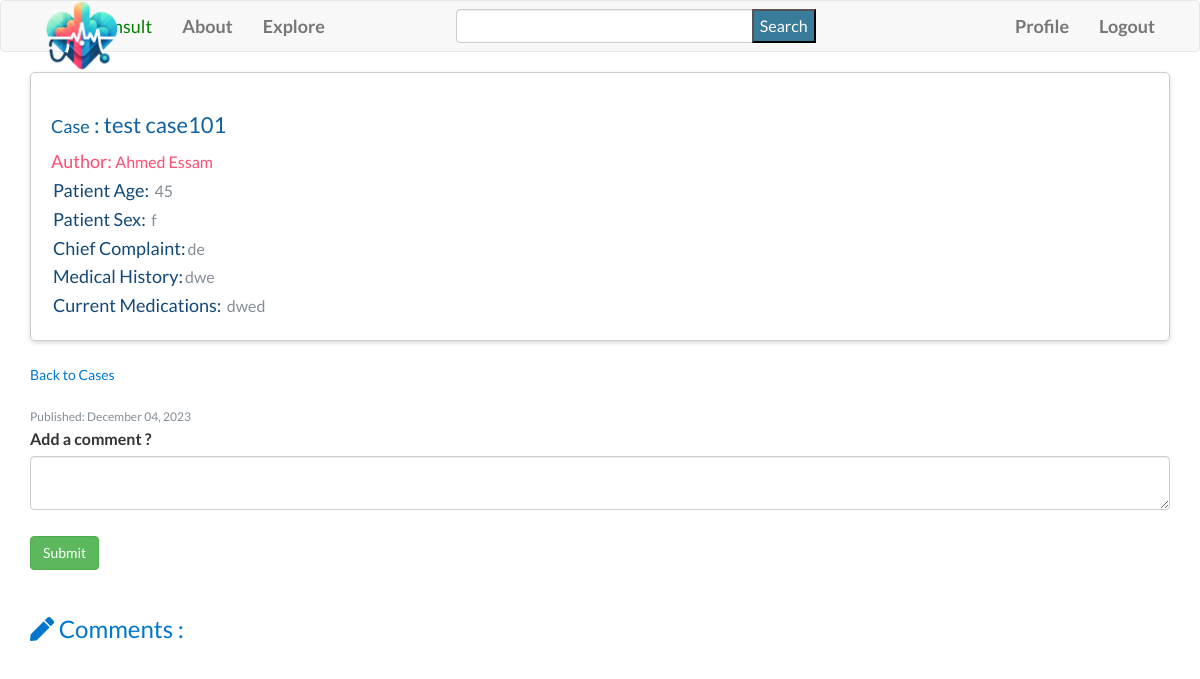
Screenshot of /show_case/4 (signed in) with the database file from the repository.
### app/models.py (models this page shows, shortened)
class Case(db.Model):
    id = db.Column(db.Integer, primary_key=True)
    title = db.Column(db.String(140))
    question = db.Column(db.String(140))
    patient_age = db.Column(db.String(20))
    patient_sex = db.Column(db.String(10))
    chief_complaint = db.Column(db.Text)
    medical_history = db.Column(db.Text)
    current_medications = db.Column(db.Text)
    image_files = db.Column(db.String(255))  # Store file paths for images
    lab_files = db.Column(db.String(255))  # Store file paths for lab files
    timestamp = db.Column(db.DateTime, index=True, default=datetime.utcnow)
    user_id = db.Column(db.Integer, db.ForeignKey('user.id'))
    comments = db.relationship('Comment', backref='case', lazy='dynamic')
    def get_images(self):
        return self.image_files.split(',') if self.image_files else []
    def get_lab_files(self):
        return self.lab_files.split(",") if self.lab_files else []

class User(UserMixin,db.Model):
    id = db.Column(db.Integer, primary_key=True)
    username = db.Column(db.String(65), index=True, unique=True)
    email = db.Column(db.String(120), index=True, unique=True)
    password_hash = db.Column(db.String(128))
    bio = db.Column(db.String(200))
    medical_degree = db.Column(db.String(100))
    speciality = db.Column(db.String(100))
    licenses = db.Column(db.String(200))
    last_seen = db.Column(db.DateTime, default=datetime.utcnow)
    cases = db.relationship('Case', backref='author', lazy="dynamic")
    followed = db.relationship(
        'User',
        secondary=followers,
        primaryjoin=(followers.c.follower_id == id),
        secondaryjoin=(followers.c.followed_id == id),
        backref=db.backref('followers',lazy='dynamic'),
        lazy='dynamic'
        )
    comments= db.relationship('Comment', backref='author', lazy='dynamic')

### app/routes.py (the view, shortened to what this page needs)
@app.route("/show_case/<case_id>", methods=['GET', 'POST'])
def show_case(case_id):
    case = Case.query.get_or_404(case_id)
    comments = case.comments.order_by(Comment.timestamp.desc())
    form = CommentForm()
    if case:
        comments = case.comments.order_by(Comment.timestamp.desc())
        return render_template('show_case.html', title=case.title, case=case, form=form, comments=comments)

### forms.py
class SearchForm(FlaskForm):
    query = StringField('Query', validators=[DataRequired()])
    submit = SubmitField('Search')

class CommentForm(FlaskForm):
    text = TextAreaField('Leave a comment', validators=[DataRequired()])
    submit = SubmitField('Submit')

### app/routes.py (called while the page is built)
@login.user_loader
def load_user(id):
    return User.query.get(int(id))

@app.before_request
def before_request():
    if current_user.is_authenticated:
        current_user.last_seen = datetime.utcnow()
        db.session.commit()
        g.search_form = SearchForm()

### app/templates/show_case.html (shortened to what this page needs)
{% extends "base.html" %}
{% import 'bootstrap/wtf.html' as wtf %}
{% block head %}
    {{ super() }}
    <link rel="stylesheet" href="{{ url_for('static', filename='css/show_case.css') }}">
{% endblock %}
{% block app_content %}
<div class="case-card">
  <h1 class="case-title"><span>Case</span> : {{ case.title }}</h1>
  <p class="case-author" style="color:#FF4D71;"><span>Author: </span>{{ case.author.username }}</p>
  <p class="case-detail""><span style="color:#124877;padding:2px;">Patient Age: </span>{{ case.patient_age }}</p>
  <p class="case-detail""><span style="color:#124877;padding:2px;">Patient Sex: </span>{{ case.patient_sex }}</p>
  <p class="case-detail""><span style="color:#124877;padding:2px;">Chief Complaint:</span>{{ case.chief_complaint }}</p>
  <p class="case-detail""><span style="color:#124877;padding:2px;">Medical History:</span>{{ case.medical_history }}</p>
  <p class="case-detail""><span style="color:#124877;padding:2px;">Current Medications: </span>{{ case.current_medications }}</p>
</div>
<p><a class="case-back-link" href="{{ url_for('explore') }}">Back to Cases</a></p>
<p class="case-date">Published: {{ case.timestamp.strftime('%B %d, %Y') }}</p>
<div class="comment_form">
  <form action="{{ url_for('show_case', case_id=case.id) }}" method="post">
    <label for="comments">Add a comment ?</label>
    {{ form.text(class="form-control") }}
    <br>
    <button type="submit" class="btn btn-success">Submit</button>
  </form>
</div>
<h3 style="color:#07c; "><i class="fas fa-pen"></i> Comments :</h3>
{% endblock %}

### app/static/css/base.css (style rules this page uses)
body, ul, li, p { margin: 0; padding: 0; }
body { margin: 0 !important; font-family: 'Lato', sans-serif; line-height: 1.6; font-size: 16px; min-height: 100vh; overflow-x: hidden; }
#search_submit { position: absolute; top: 0; right: 0; background-color: #387B9A; height: 100%; color: white; }

### app/static/css/show_case.css (style rules this page uses)
.case-card { border: 1px solid #ccc; border-radius: 5px; padding: 20px; margin-bottom: 20px; box-shadow: 0 2px 5px rgba(0, 0, 0, 0.15); }
.case-card span { font-size: 18px; }
.case-title { font-size: 22px; color: #0f61a2; margin-bottom: 10px; }
.case-author, .case-detail { font-size: 16px; color: #848d95; }
.case-date { font-size: 12px; color: #848d95; margin-top: 20px; }
.case-back-link { color: #07c; text-decoration: none; font-size: 14px; }

### rows the page displays
Case: title "test case101", patient_age "45", patient_sex "f", chief_complaint "de", medical_history "dwe", current_medications "dwed", timestamp "December 04, 2023"
User: author.username "Ahmed Essam"
